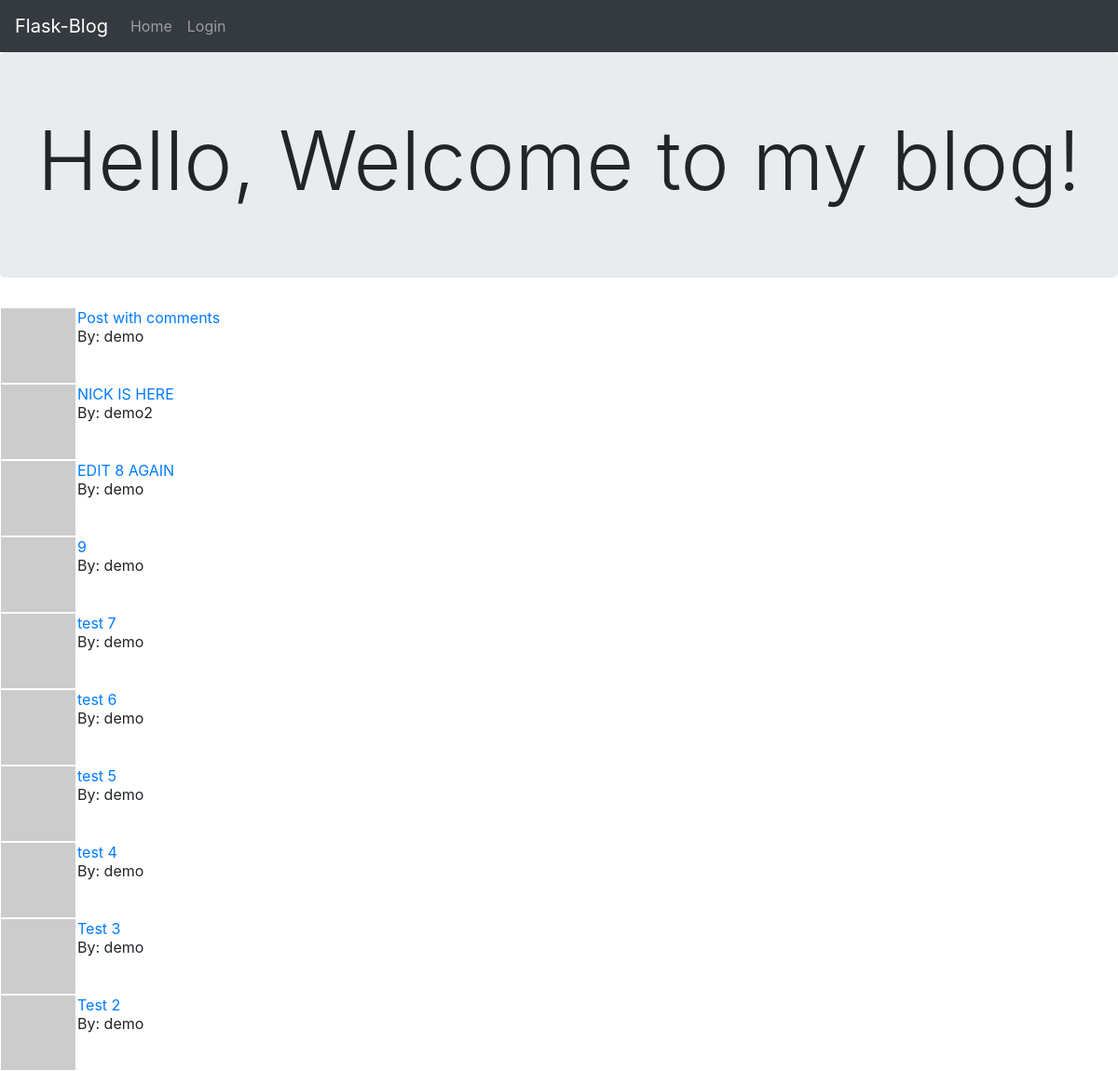
The page /index on the database as committed earlier.
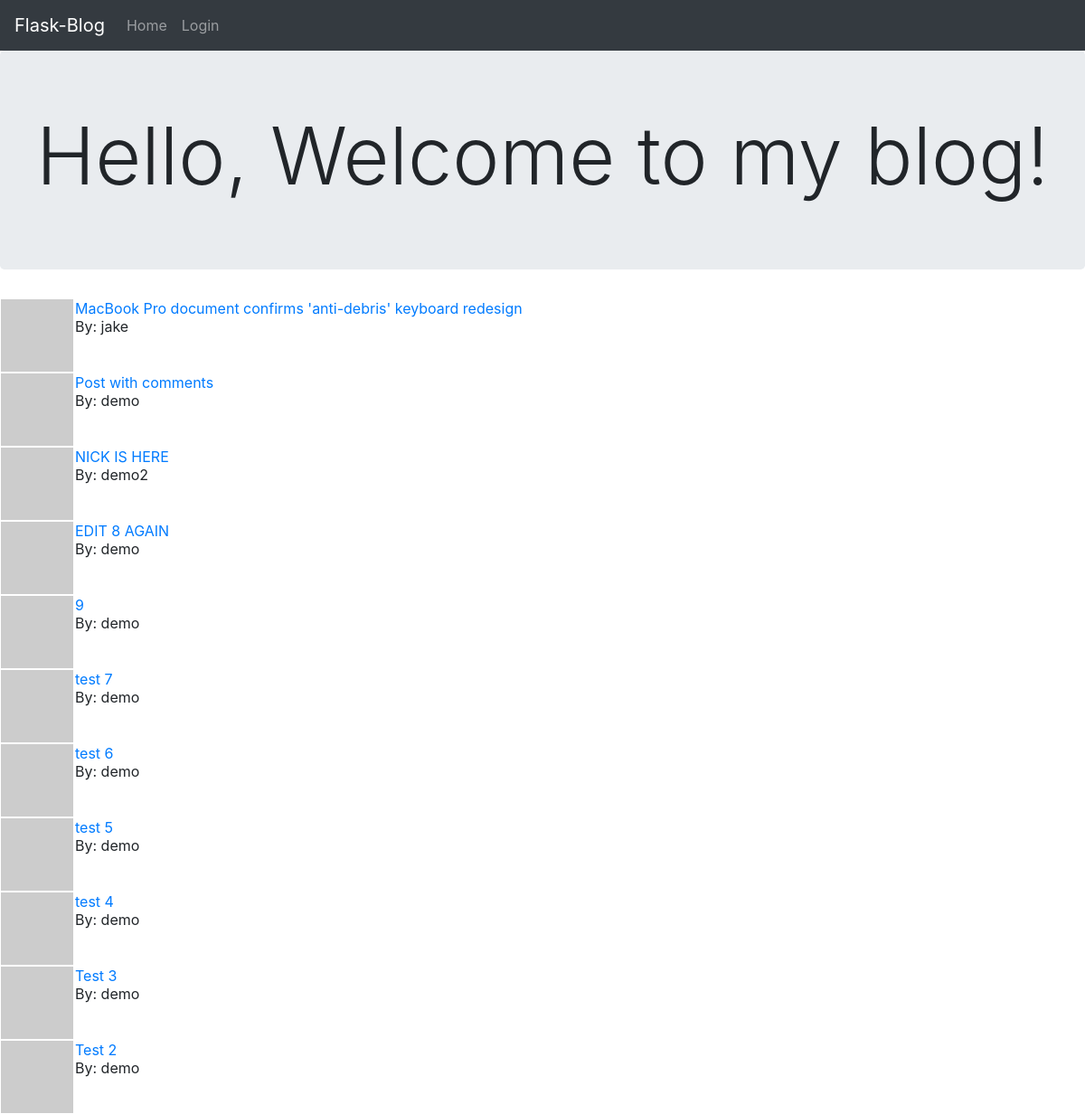
The same page on the database as committed later.
### app/models.py (models this page shows, shortened)
class Post(db.Model):  # Table to hold the blog posts written by users
    id = db.Column(db.Integer, primary_key=True)
    title = db.Column(db.String(140))
    subtitle = db.Column(db.String(140))
    body = db.Column(db.String(1500))
    timestamp = db.Column(db.DateTime, index=True, default=datetime.utcnow)
    user_id = db.Column(db.Integer, db.ForeignKey('user.id'))

class User(UserMixin, db.Model):  # Table to hold the user data
    id = db.Column(db.Integer, primary_key=True)
    username = db.Column(db.String(64), index=True, unique=True)
    email = db.Column(db.String(120), index=True, unique=True)
    password_hash = db.Column(db.String(128))
    posts = db.relationship('Post', backref='author', lazy='dynamic')
    about_me = db.Column(db.String(140))
    last_seen = db.Column(db.DateTime, default=datetime.utcnow)
    def avatar(self, size):
        digest = md5(self.email.lower().encode('utf-8')).hexdigest()
        return 'https://www.gravatar.com/avatar/{}?d=identicon&s={}'.format(digest, size)

### app/routes.py (the view)
@app.route('/')
@app.route('/index')
def index():
    posts = Post.query.order_by(Post.timestamp.desc()).limit(15).all()
    return render_template('index.html', title='Home Page', posts=posts)

### app/routes.py (called while the page is built)
@app.before_request  # Function is executed before the view function
def before_request():
    if current_user.is_authenticated:
        current_user.last_seen = datetime.utcnow()  # update the last_seen variable
        db.session.commit()

### app/templates/index.html
{% extends "base.html" %}
{% block content %}
<div class="jumbotron text-center">
    <h1 class="display-2">
    {% if current_user.is_anonymous %}
    Hello, Welcome to my blog!
    {% else %}
    Hello {{ current_user.username }}, Welcome back to my blog!
    {% endif %}
</h1>
</div>
{% for post in posts %}
{% include "_post.html" %}
{% endfor %}
{% endblock %}

### app/templates/base.html (shortened to what this page needs)
<html>
<head>
    <link rel="stylesheet" href="https://stackpath.bootstrapcdn.com/bootstrap/4.3.1/css/bootstrap.min.css"/>
    <link rel="stylesheet" href="https://maxcdn.bootstrapcdn.com/bootstrap/4.3.1/css/bootstrap.min.css" />
</head>
<body>
    <header>
        <nav class="navbar navbar-expand-sm bg-dark navbar-dark">
            <a class="navbar-brand" href="{{ url_for('index') }}">Flask-Blog</a>
            <div class="collapse navbar-collapse" id="collapsibleNavbar">
                <ul class="navbar-nav">
                    <li class="nav-item">
                        <a class="nav-link" href="{{ url_for('index') }}">Home</a>
                    </li>
                    {% if current_user.is_anonymous %}
                    <li class="nav-item">
                        <a class="nav-link" href="{{ url_for('login') }}">Login</a>
                    </li>
                    {% endif %}
                </ul>
            </div>
        </nav>
    </header>
    <div class="">
        {% block content %}{% endblock %}
    </div>
</body>
</html>

### app/templates/_post.html (shortened to what this page needs)
<table>
    <tr valign="top">
        <td><img src="{{ post.author.avatar(64) }}"></td>
        <td>
            <a href="{{ url_for('post', post_id=post.id) }}">{{ post.title }}</a><br>
            By: {{ post.author.username }} <br>
        </td>
    </tr>
</table>

Rows that differ between the two databases and show on the page:
added Post: title "MacBook Pro document confirms 'anti-debris' keyboard redesign", author.username "jake"
